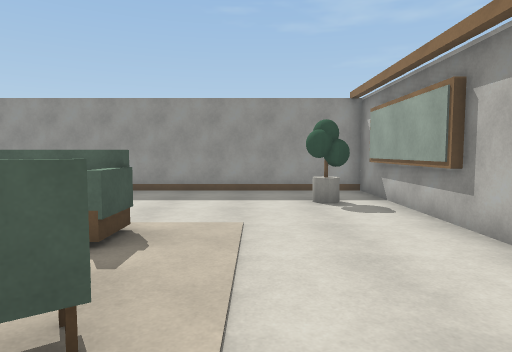
[1] (above)

19 first-person views from a walk through a scene from a Unity 3-D project. The camera is 1.4 m above the floor, tilts 4° down and sees 75° across. The floor is counted in squares, 1 m on a side. Each view is taken from the middle of a square. On the plan, view 1 faces up. The plan holds only what a view shows up to about 15 squares ahead; the rest is blank. The place goes on beyond the plan. The player character is not drawn.

[2]
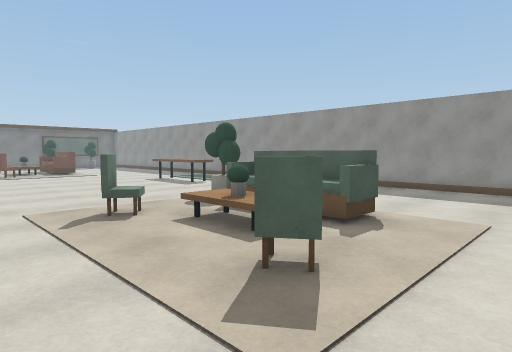

[3]
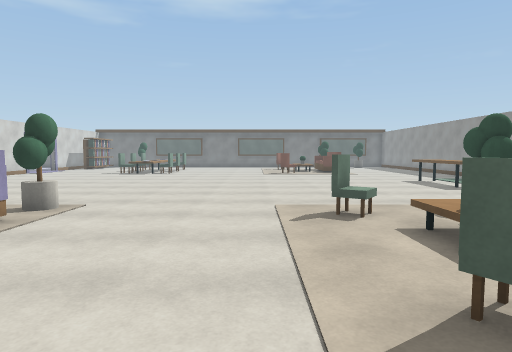

[4]
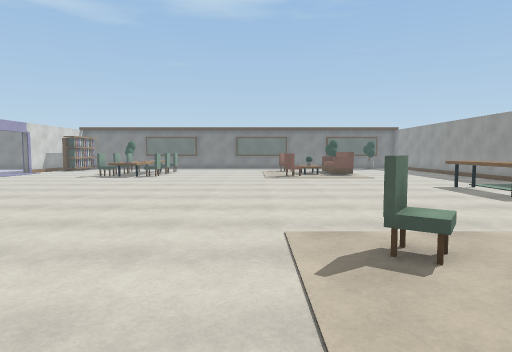

[5]
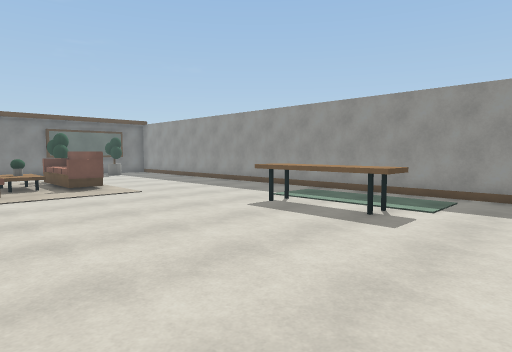

[6]
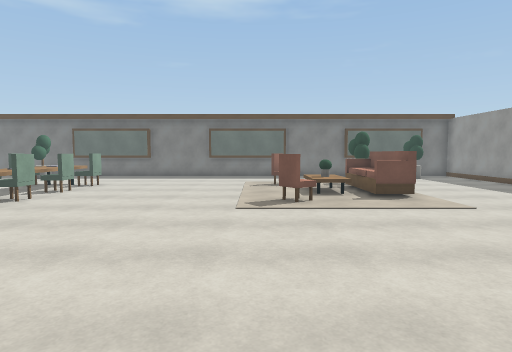

[7]
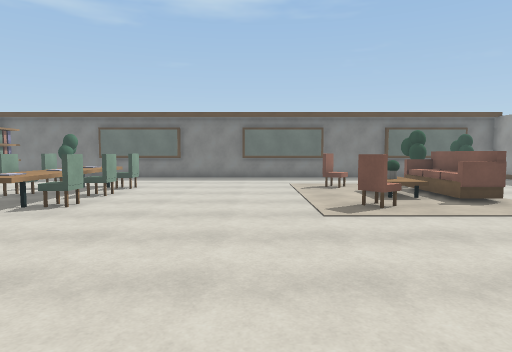

[8]
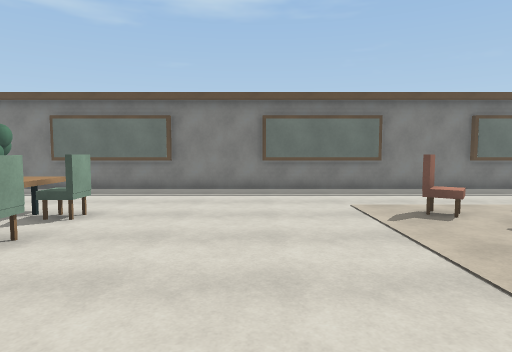

[9]
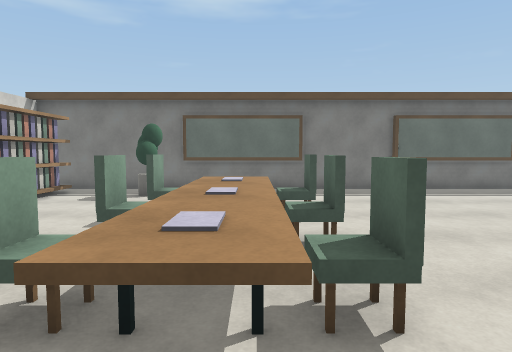

[10]
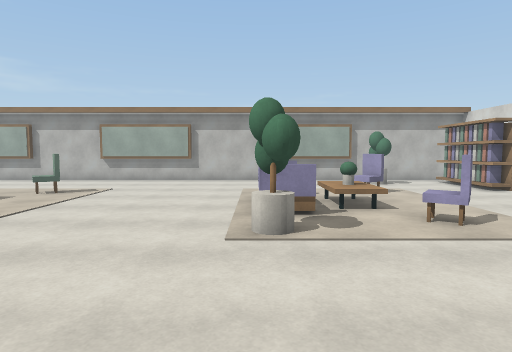

[11]
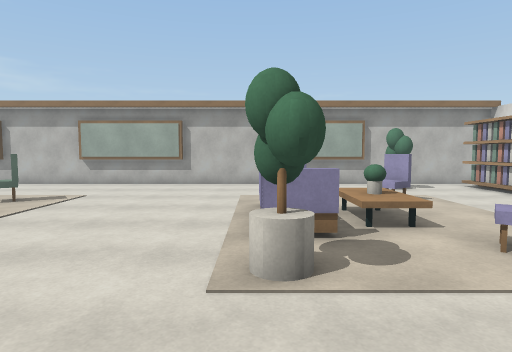

[12]
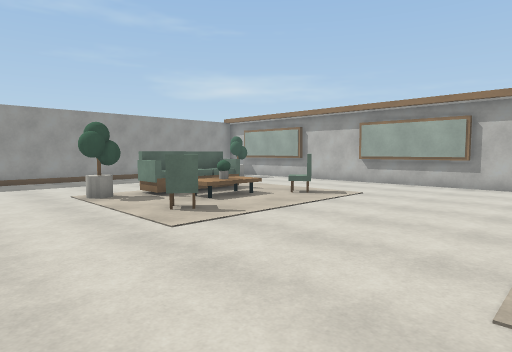

[13]
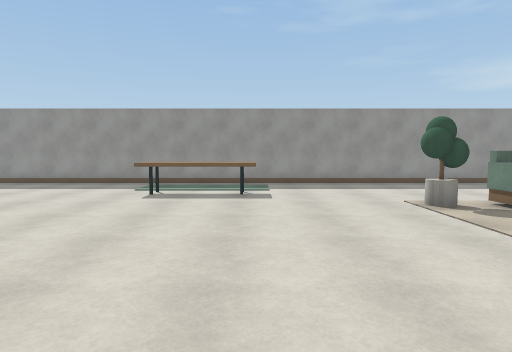

[14]
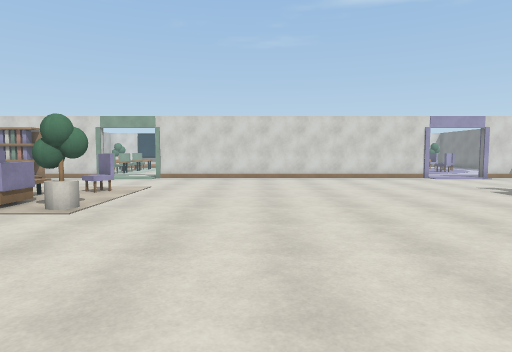

[15]
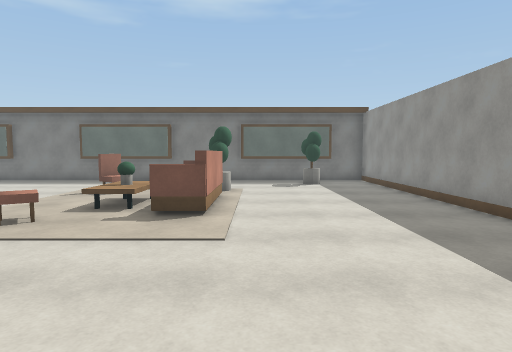

[16]
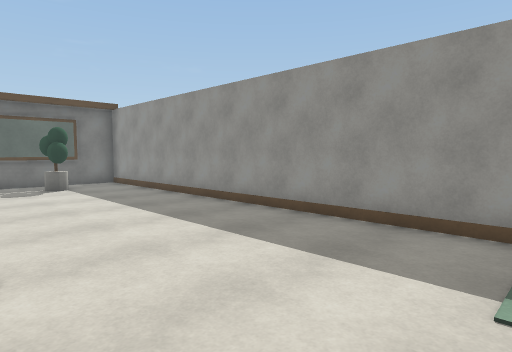

[17]
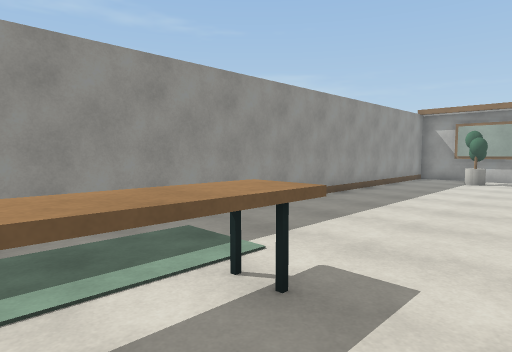

[18]
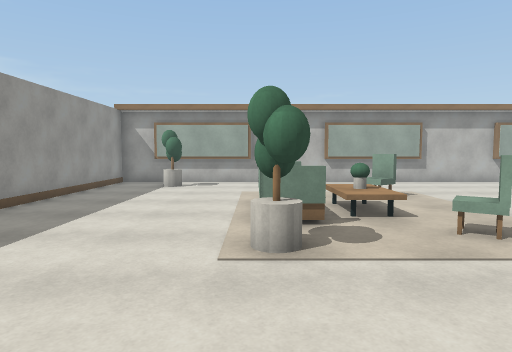

[19]
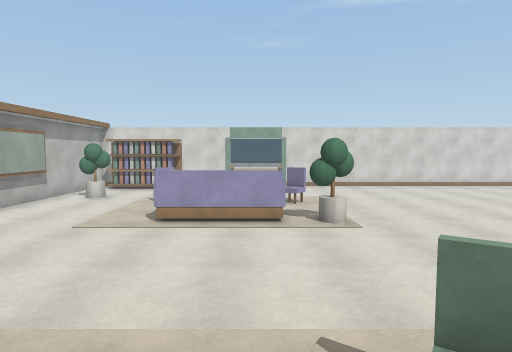

### Floor plan
Key: @ floor where view 1 was taken; # wall or solid block; x gap in a wall; . floor; / step, stairs or slope; = window, fence, low wall or low ledge; ^ raised ledge; v drop or lower ground; O other object.
Columns run from 32 left of view 1 to 4 right of it. Each row starts with its distance up from view 1.
 13  ####################################
 12  ...................................#
 11 #...................................#
 10 #.O...............................O.#
  9 #...............^^^^^.............#x#
  8 #...............^^^^^...............#
  7 #...................................#
  6 #....##vvv...............##vvv......#
  5 #....O#///=..............O#///=.....#
  4 #....../O/................./O/......#
  3 #.....=/O/=...............=/O/=.....#
  2 #.....#...#...............#...#.....#
  1 #...................................#
  0 #...............................@...#
 -1 #...................................#
 -2 #...................................#
 -3 #...................................#
 -4 #...................................#
 -5 #........................##vvv......#
 -6 #.....^.^.^..............O /  =.....#
 -7 #....^^^^^^^.............../O/......#
 -8 #. ..^^^^^^^..............=/O/=.....#
 -9 #  .  ^.^.^...............#...#.....#
-10 #.O.  ..  ........................Ox#
-11 #....... ...........................#
-12 #......  ...........................#

Positions as (right, up) in squares from view 1, and headings:
1: (0, 0), facing up
2: (1, -1), facing up-left
3: (1, 0), facing left
4: (-2, 0), facing left
5: (-9, 1), facing up-left
6: (-12, 1), facing left
7: (-13, -1), facing left
8: (-19, -2), facing left
9: (-19, -7), facing left
10: (-13, -5), facing right
11: (-11, -5), facing right
12: (-11, -5), facing up-right
13: (-12, -3), facing up
14: (-12, 3), facing down
15: (-15, 7), facing left
16: (-16, 6), facing up-left
17: (-15, 6), facing up-right
18: (-12, 6), facing right
19: (-5, 4), facing down
